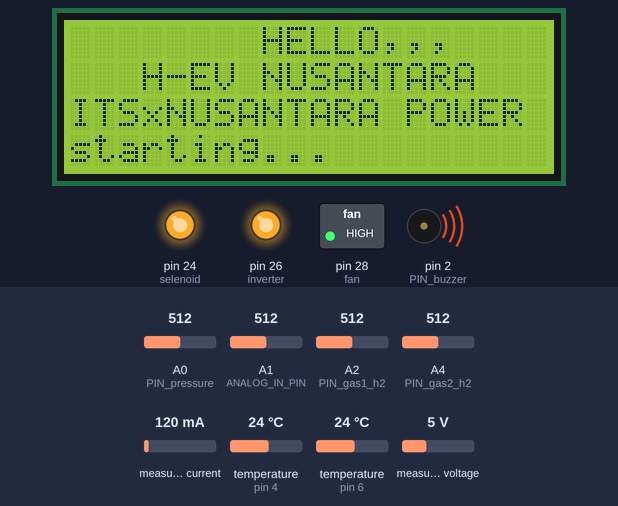
Bench run of a sketch on a simulated Arduino Mega 2560, built with avr-gcc and run on an emulated ATmega2560. Shown: 20×4 character LCD, switched loads named in the sketch (green lamp = pin HIGH), output pins drawn as LEDs (lit = HIGH), buzzer (waves = sounding, pin HIGH). Inputs (shaded band) come from the test bench; at power-on: A0 (PIN_pressure) = 512, temperature (sensors on pin 4, pin 6) 24 °C, A1 (ANALOG_IN_PIN) = 512, A2 (PIN_gas1_h2) = 512, A4 (PIN_gas2_h2) = 512, measured current 120 mA, measured voltage 5 V. Pins used as bus, display or sensor lines are not drawn; what the sketch prints to the serial monitor is not drawn.

Above: at 1.5 s.
7.7 s: A0 (PIN_pressure) set to 96
At 10.5 s:
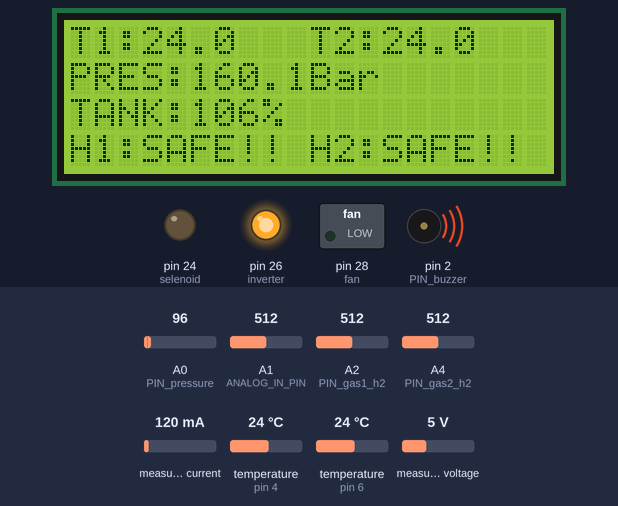
13.3 s: A0 (PIN_pressure) set to 80
At 16.8 s:
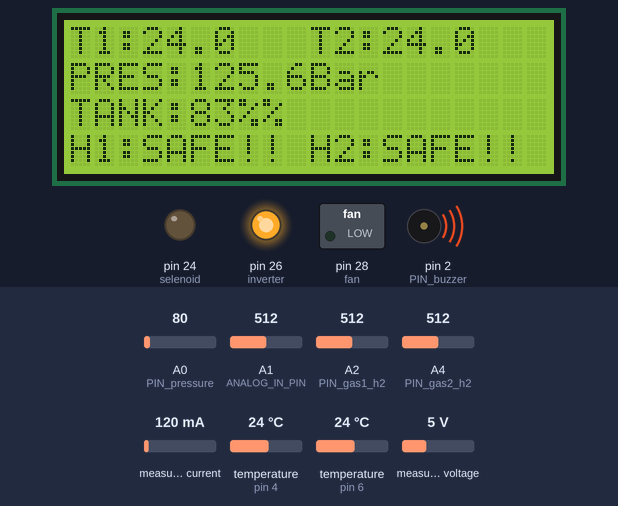
18.9 s: temperature (sensor on pin 4) set to 12 °C
At 20.4 s:
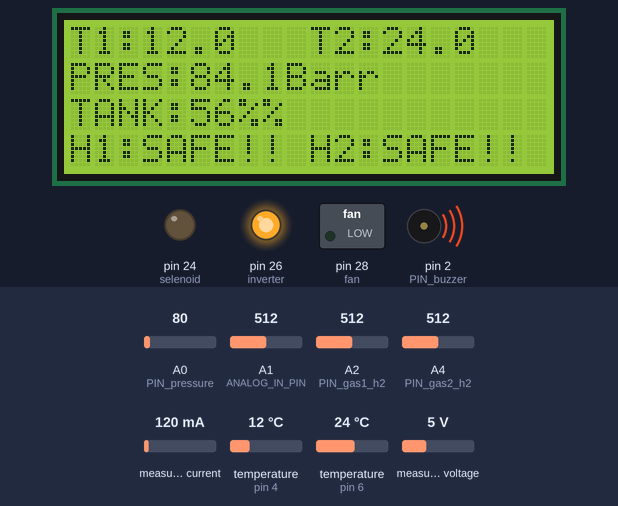
24.4 s: A0 (PIN_pressure) set to 30
At 28.3 s:
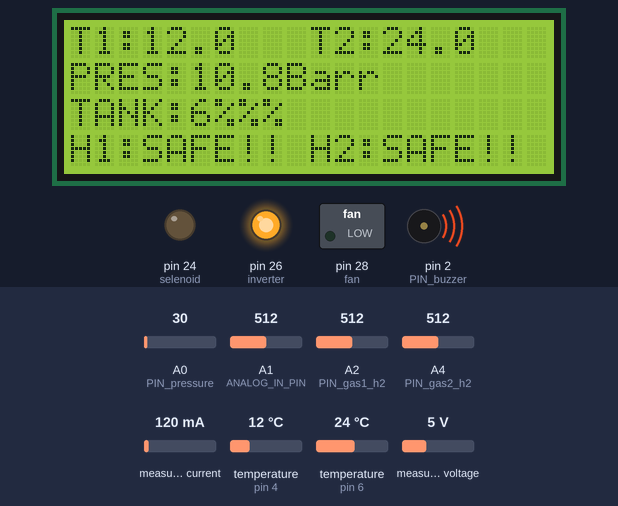
30.0 s: temperature (sensor on pin 6) set to 12 °C
At 31.8 s:
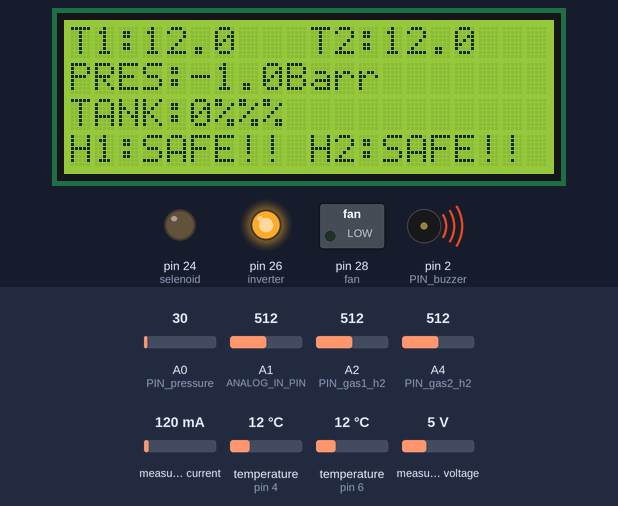
34.3 s: temperature (sensor on pin 4) set to 19 °C
At 35.4 s:
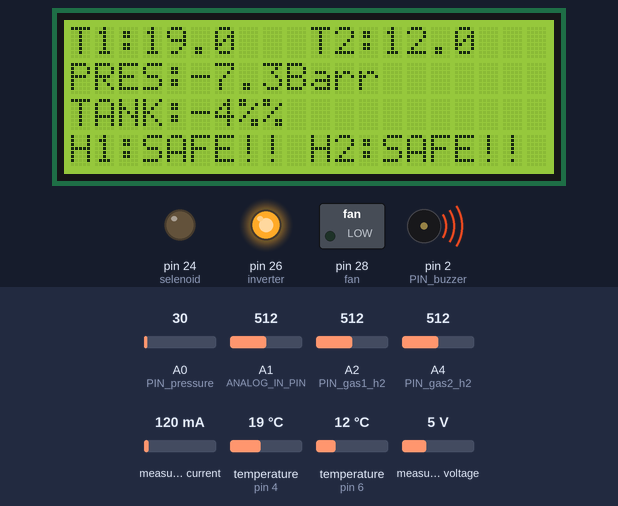
Timing chart, 0 to 37.3 s (numbered marks = the images above; inputs shaded):
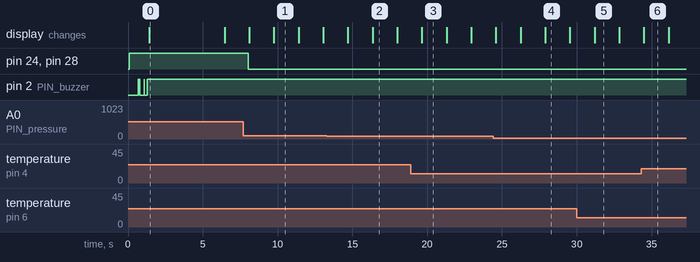

The sketch:

HE_nusantara.ino
```cpp
#include <Wire.h>
#include <LiquidCrystal_I2C.h>

#include <SimpleKalmanFilter.h>
#include <OneWire.h>
#include <DallasTemperature.h>
#include <PZEM004Tv30.h>

SimpleKalmanFilter kalman_bar(2.0, 2.0, 0.01);
LiquidCrystal_I2C lcd(0x27, 20, 4);

#define ANALOG_IN_PIN A1
#define inverter 26
#define selenoid 24
#define PIN_buzzer 2
#define fan 28
#define SSR1 32
#define SSR2 34
#define SSR3 36
#define SSR4 38
#define SSR5 40
#define SSR6 42
#define SSR7 44
#define SSR8 46
#define PIN_buzzer 2

PZEM004Tv30 pzem(18, 19);

int var = 0;
//tx 19,rx18,pres:a0, a6/t1:d6,a8/t2:d4
float adc_voltage = 0.0;
float in_voltage = 0.0;
float R1 = 30000.0;
float R2 = 7500.0;
float ref_voltage = 5.0;
int adc_value = 0;

const int oneWireBus1 = 4;
const int oneWireBus2 = 6;
float pressure, V, A, E, P;
int pressurepress, pressurepercent;
int gas1h2, gas2h2;
int batas_gas = 200;
int adc_tank, cnt;

const int PIN_pressure = A0;
const int PIN_gas1_h2 = A2;
const int PIN_gas2_h2 = A4;
float t1, t2;


OneWire oneWire1(oneWireBus1);
DallasTemperature sensorsds1(&oneWire1);
OneWire oneWire2(oneWireBus2);
DallasTemperature sensorsds2(&oneWire2);


void setup(void)
{
  Serial.begin(115200);
  lcd.begin();
  sensorsds1.begin();
  sensorsds2.begin();
  pinMode(inverter, OUTPUT);
  pinMode(selenoid, OUTPUT);
  pinMode(fan, OUTPUT);
  pinMode(PIN_buzzer, OUTPUT);
  digitalWrite(inverter, 1);
  digitalWrite(selenoid, 1);
  digitalWrite(fan, 1);
  digitalWrite(PIN_buzzer, 1);

  pinMode(SSR1, OUTPUT);
  pinMode(SSR2, OUTPUT);
  pinMode(SSR3, OUTPUT);
  pinMode(SSR4, OUTPUT);
  pinMode(SSR5, OUTPUT);
  pinMode(SSR6, OUTPUT);
  pinMode(SSR7, OUTPUT);
  pinMode(SSR8, OUTPUT);
  beepstarting();

  lcd.setCursor(0, 0); lcd.print("        HELLO,,,    ");
  lcd.setCursor(0, 1); lcd.print("   H-EV NUSANTARA   ");
  lcd.setCursor(0, 2); lcd.print("ITSxNUSANTARA POWER ");
  lcd.setCursor(0, 3); lcd.print("starting...         ");

  for (int x = 1; x <= 100;  ++x) {
    pressure = analogRead(PIN_pressure);
    pressure = ((pressure - 97.478) / 2.5465);
    pressure = kalman_bar.updateEstimate(pressure);
    delay(50);
  }
  //
  //  digitalWrite(inverter, 1);
  //  digitalWrite(selenoid, 1);
  //  digitalWrite(fan, 1);
  digitalWrite(SSR1, 1);
  digitalWrite(SSR2, 1);
  digitalWrite(SSR3, 1);
  digitalWrite(SSR4, 1);
  digitalWrite(SSR5, 1);
  digitalWrite(SSR6, 1);
  digitalWrite(SSR7, 1);
  digitalWrite(SSR8, 1);
  var=0;
  lcd.clear();
}


void loop(void) {
  pressure = analogRead(PIN_pressure);
  adc_tank = pressure;
  pressure = ((pressure - 93.136) / 3.0837);
  pressure = kalman_bar.updateEstimate(pressure);
  pressurepercent = map(pressure, 0, 150, 0, 100);
  read_sensor();
  komunikasi();
  kontrol();
 // print_serial();

  lcd.setCursor(0, 0); lcd.print("T1:");
  lcd.print(t1, 1);
  lcd.setCursor(10, 0);
  lcd.print("T2:");
  lcd.print(t2, 1);
  lcd.setCursor(0, 1); lcd.print("PRES:"); lcd.print(pressure, 1); lcd.print("Bar");
  lcd.setCursor(0, 2); lcd.print("TANK:");lcd.print(pressurepercent); lcd.print("%");
  lcd.setCursor(0, 3); lcd.print("H1:"); lcd.print("SAFE!!"); lcd.setCursor(10, 3); lcd.print("H2:"); lcd.print("SAFE!!");


}

void beepstarting() {
  digitalWrite(PIN_buzzer, LOW);  delay(600);   digitalWrite(PIN_buzzer, HIGH);  delay(90);
  digitalWrite(PIN_buzzer, LOW);  delay(300);   digitalWrite(PIN_buzzer, HIGH);  delay(10);
  digitalWrite(PIN_buzzer, LOW);  delay(200);   digitalWrite(PIN_buzzer, HIGH);  delay(50);
}
void beepp() {
  digitalWrite(PIN_buzzer, LOW);  delay(200);   digitalWrite(PIN_buzzer, HIGH);  delay(50);
}
void beepp2() {
  digitalWrite(PIN_buzzer, LOW);  delay(70);   digitalWrite(PIN_buzzer, HIGH);  delay(50);
}
```

komunikasi.ino
```cpp
void komunikasi() {

  String data_send = String("gas1h2") + ";" + String("pressure") + ";" +
                     String("pressurepercent") + ";" + String("t1") + ";" +
                     String("t2") + ";" + String("V") + String("A") + ";" +
                     String("P") + ";" + ";" + String("E") + ";";
  Serial.println(data_send);

}
```

logic.ino
```cpp
void kontrol() {

  switch (var) {
    case 0: digitalWrite(selenoid, 0);
            digitalWrite(fan, 0);
            var = 1;
            break;
    case 1: if (in_voltage > 19)var = 2;
            else var = 1;
            break;
    case 2: cnt = 0;
            cnt++;
            if (cnt > 5) var = 3;
            break;
    case 3:
            if (in_voltage <= 19) {
            digitalWrite(inverter, 1);
            var = 1;}
            else digitalWrite(inverter, 0);
               break;

  }

}
```

sensor.ino
```cpp
void read_sensor() {


  adc_value = analogRead(ANALOG_IN_PIN);
  adc_voltage  = (adc_value * ref_voltage) / 1024.0;
  in_voltage = adc_voltage*(R1+R2)/R2;

  sensorsds1.requestTemperatures();
  sensorsds2.requestTemperatures();

  V = pzem.voltage();
  A = pzem.current();
  P = pzem.power();
  E = pzem.energy();

  t1 = sensorsds1.getTempCByIndex(0);
  t2 = sensorsds2.getTempCByIndex(0);

  gas1h2 = analogRead(PIN_gas1_h2);
  gas2h2 = analogRead(PIN_gas2_h2);

  if (gas1h2 >= batas_gas) {
    gas1h2 = 1;
  } else {
    gas1h2 = 0;
  }
  if (gas2h2 >= batas_gas) {
    gas2h2 = 1;
  } else {
    gas2h2 = 0;
  }

}

void print_serial() {
  Serial.print("T1: ");
  Serial.print(t1);
  Serial.print("  T2: ");
  Serial.print(t2);
  Serial.print(" || ");
  Serial.print("P:");
  Serial.print(pressure);
  Serial.print(" || ");
  Serial.print("P%:");
  Serial.print(pressurepercent);
  Serial.print(" || ");
  Serial.print(V);
  Serial.print(" || ");
  Serial.print(A);
  Serial.print(" || ");
  Serial.print(P);
  Serial.print(" || ");
  Serial.print(E);
  Serial.print(" || ");
  Serial.println(in_voltage);

}
```

Measured:
- the behaviour switches between 88 and 87 on A0 (PIN_pressure) (found by bisection; images 1 and 2)
- what the display in image 0 shows lasts 5.1 s, from 1.4 s to 6.5 s
- what the display in image 1 shows lasts 1.6 s, from 9.8 s to 11.4 s
- what the display in image 2 shows lasts 1.6 s, from 16.4 s to 18.0 s
